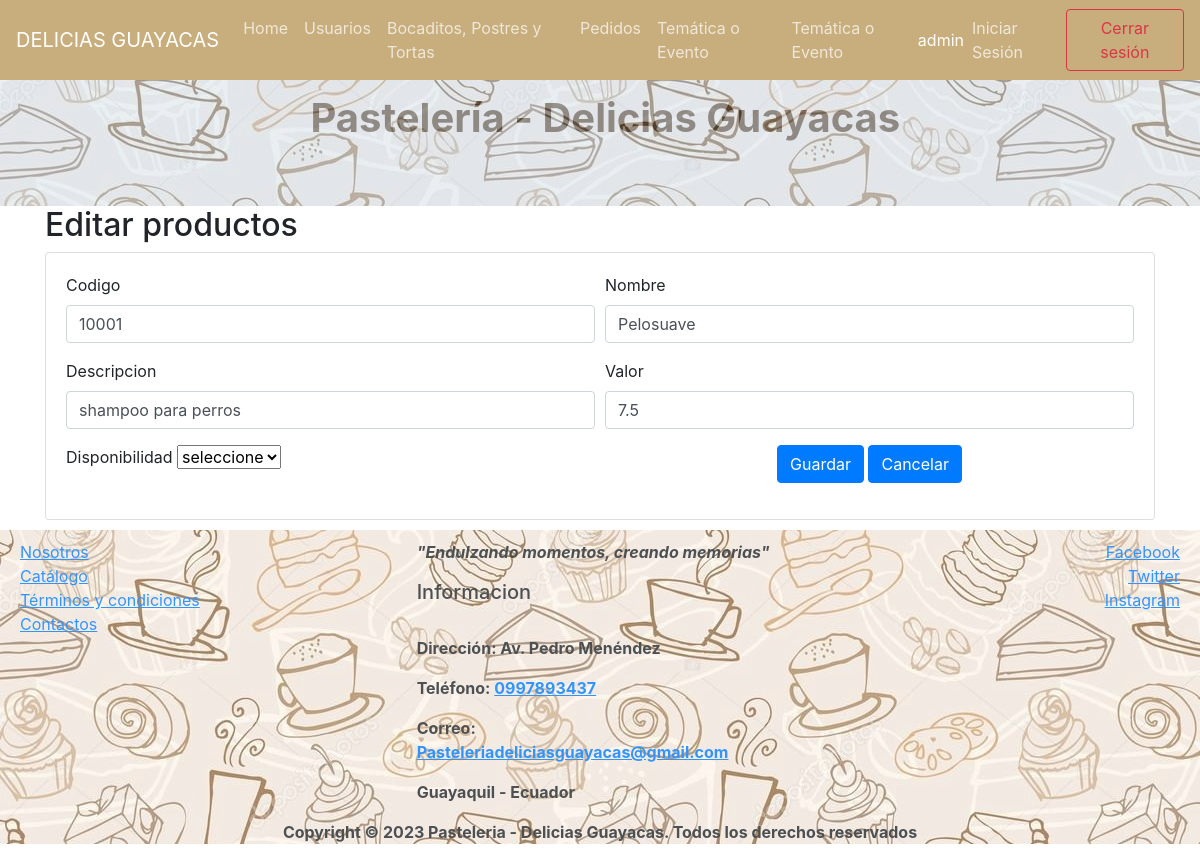
/index.php?c=productos&f=view_edit&id=1 (signed in), run on the app's committed database.
### tables this page shows
CREATE TABLE `productos` (
  `id` int(3) NOT NULL,
  `codigo` int(5) DEFAULT NULL,
  `nombre` varchar(30) DEFAULT NULL,
  `descripcion` varchar(50) DEFAULT NULL,
  `valor` float DEFAULT NULL,
  `disponibilidad` varchar(10) DEFAULT NULL
);

### controller/ProductosController.php (called while the page is built, shortened)
<?php
require_once 'model/dao/ProductoDAO.php';
class ProductosController {
    private $producto;
    public function __construct() {
        $this->producto = new ProductoDAO();
    }
    public function view_edit(){
        $id= $_REQUEST['id'];
        $prod = $this->producto->selectOne($id);
        $titulo="Editar productos";
        require_once VPRODUCTO.'edit.php';
    }
}?>

### controller/FrontController.php (called while the page is built, shortened)
<?php
class FrontController {
    public function ruteo()
    {
        $funcion = (!empty($_REQUEST['f'])) ? htmlentities($_REQUEST['f']) : FUNCION_PRINCIPAL;
        $cont = new  $controlador();
        $cont->$funcion();
    }
}
?>

### index.php (called while the page is built)
<?php
require_once 'controller/FrontController.php';
$front = new FrontController();
$front->ruteo();

### config/Conexion.php (called while the page is built)
<?php
class Conexion {
    public static function getConexion() {
         $dsn = 'mysql:host=localhost;port=3310;dbname=' . DBNAME;
        $conexion = null;
        try {
            $conexion = new PDO($dsn, DBUSER, DBPASSWORD);
             $conexion->setAttribute(PDO::ATTR_ERRMODE, PDO::ERRMODE_EXCEPTION);
        } catch (Exception $e) {
            echo $e;
            die("error " . $e->getMessage());
        }
        return $conexion;
    }
}

### model/dao/ProductoDAO.php (called while the page is built, shortened)
<?php
require_once 'config/Conexion.php';
class ProductoDAO {
    private $pdr;
    public function __construct() {
        $this->pdr = Conexion::getConexion();
    }
    public function selectOne($id) {
        $sql = "select * from productos where ".
        "id=:id";
        $stmt = $this->pdr->prepare($sql);
        $data = ['id' => $id];
        $stmt->execute($data);
        $producto1 = $stmt->fetch(PDO::FETCH_ASSOC);
        return $producto1;
    }
}?>

### view/productos/productos.edit.php (the view, shortened to what this page needs)
<div class="container">
<h2> <?php echo $titulo?></h2>
    <div class="card card-body">
        <form action="index.php?c=productos&f=edit" method="POST" name="formProdNuevo" id="formProdNuevo">
            <div class="form-row">
               <div class="form-group col-sm-6">
                    <label for="codigo">Codigo</label>
                    <input type="text" name="codigo" id="codigo" value="<?php echo $prod['codigo']; ?>" class="form-control" required>
                </div>
                <div class="form-group col-sm-6">
                    <label for="nombre">Nombre</label>
                    <input type="text" name="nombre" id="nombre" value="<?php echo $prod['nombre']; ?>" class="form-control" required>
                </div>
                <div class="form-group col-sm-6">
                    <label for="descripcion">Descripcion</label>
                    <input type="text" name="descripcion" id="descripcion" value="<?php echo $prod['descripcion']; ?>" class="form-control" required>
                </div>
                <div class="form-group col-sm-6">
                    <label for="valor">Valor</label>
                    <input type="text" name="valor" id="valor" value="<?php echo $prod['valor']; ?>" class="form-control" required>
                </div>
                <div class="form-group col-sm-6">
                    <label for="valor">Disponibilidad</label>
                    <select id="disp" name="disp" required>
                        <option value="">seleccione</option>
                    </select><br>
                </div>
                <div class="form-group mx-auto">
                    <button type="submit" class="btn btn-primary"
                     onclick="if (!confirm('Esta seguro de modificar el cliente?')) return false;" >Guardar</button>
                    <a href="index.php?c=productos&f=index" class="btn btn-primary">Cancelar</a>
                </div>
            </div>
        </form>
    </div>
</div>

### data on the page
productos: codigo "10001", nombre "Pelosuave", descripcion "shampoo para perros", valor "7.5"

### other printed values
$_SESSION['name'] "admin"
$titulo "Editar productos"
